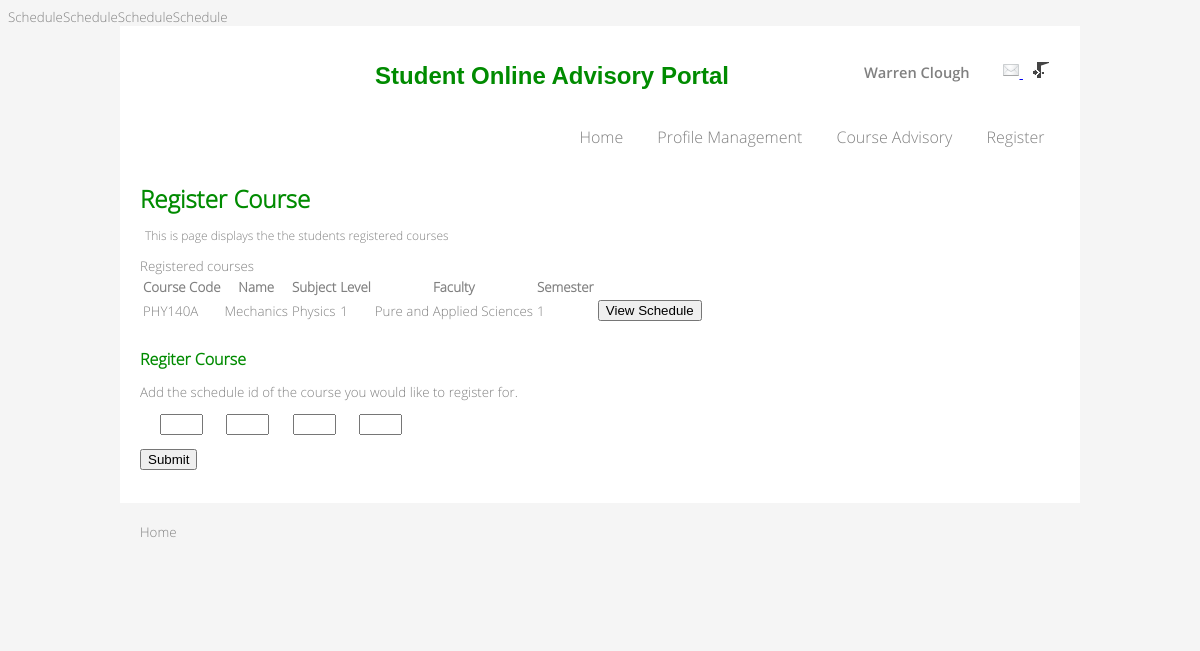
/register_course/index.php (signed in), run on the app's committed database.
### tables this page shows
CREATE TABLE IF NOT EXISTS `course` (
  `id` int(11) NOT NULL AUTO_INCREMENT,
  `title` varchar(30) NOT NULL,
  `subject` varchar(30) NOT NULL,
  `type` varchar(30) NOT NULL,
  `code` varchar(10) NOT NULL,
  `faculty` varchar(30) NOT NULL,
  `simester` int(11) NOT NULL,
  `level` int(11) NOT NULL,
  `credit` int(11) NOT NULL,
  `description` varchar(500) NOT NULL,
  PRIMARY KEY (`id`)
);

### common/php_class/user.php (called while the page is built, shortened)
<?php
	class User
	{
		private $first_name;
		private $last_name;
		private $type;
		public function getFirstName()
		{
			return $this->first_name;
		}
		public function getLastName()
		{
			return $this->last_name;
		}
		public function getType()
		{
			return $this->type;
		}
	}
?>

### register_course/index.php (the view, shortened to what this page needs)
<!DOCTYPE html>
<html>
<head>
	<?php
		include_once '../common/php_class/user.php';
		include_once '../common/php_class/student.php';
		include_once '../common/php_class/course.php';
		$user = $_SESSION['user'];
	?>
	<link rel ="stylesheet" type="text/css" href="../common/stylesheet/
	main_style.css" />
	<link rel ="stylesheet" type="text/css" href="stylesheet/register_course.css" />
	<link rel ="stylesheet" type="text/css" href="../common/stylesheet/navigation_bar.css" />
</head>
<body>
	<?php
		$student = new Student($user->getID(),$user->getType());
	?>
	<div class="wrapper">
		<div class="header" >
			<?php echo get_notification_bar($user->getFirstName(),$user->getLastName()); ?>
			<h1 id="test">Student Online Advisory Portal</h1>
			<?php echo get_navigation_bar($user->getType()); ?>
		</div>
		<div class="content" >
			<dl>
				<dt>
					<h3 >Register Course</h3>
					<dd><p>This is page displays the the students registered courses</p></dd>
				</dt>
			</dl>
			Registered courses
				<table>
				<tr id="table_heading">
					<th>Course Code</th>
					<th>Name</th>
					<th>Subject</th>
					<th>Level</th>
					<th>Faculty</th>
					<th>Semester</th>
					<th></th>
				</tr>
				<?php $i=0;	foreach($student->getRegisteredCourses() as $course){ ?>
					<tr class="rows" onclick=<?php echo $i++ ?> >
						<td><?php echo $course->getCode(); ?></td>
						<td><?php echo $course->getName(); ?></td>
						<td><?php echo $course->getSubject(); ?></td>
						<td><?php echo $course->getLevel(); ?></td>
						<td><?php echo $course->getFaculty(); ?></td>
						<td><?php echo $course->getSimester(); ?></td>
						<td><input type="button" value="View Schedule" onclick="toggleTable('course_id<?php echo $course->getId(); ?>')" /></td>
					</tr>
				<?php } ?>
				</table>
			<h4>Regiter Course</h4>
			<p>
				Add the schedule id of the course you would like to register for.
			</p>
			<form method="POST" action="register.php">
				<p>
					<input class="schedule_fields" type="text" name=""/>
					<input class="schedule_fields" type="text" name=""/>
					<input class="schedule_fields" type="text" name=""/>
					<input class="schedule_fields" type="text" name=""/>
				</p>
				<p>
					<input type="submit" value="Submit" name="submit"/>
				</p>
			</form>
		</div>
		<div class="footer">
			<a href="">Home</a>
		</div>
	</div>
</body>
</html>

### common/stylesheet/main_style.css (style rules this page uses)
h1 { font-family: kocoon, sans-serif; color: #008B00; text-align: center; font-size: 18pt; padding-left: 5em; }
.wrapper { width:960px; margin:00px auto 0px auto; padding-top: 20px; background: white; }
.header h1 { text-align: center; }
.content { clear: both; padding:0px 20px 20px 20px; background: white; overflow: hidden; }
.footer { height:80px; background: whitesmoke; padding: 20px; }
.footer a { text-decoration: none; }
body { background: whitesmoke; font-family: opensans, arial, sans-serif; font-size: 10pt; color: gray ; }
h3 { margin-bottom: 0px; font-size: 18pt; color:#008B00; }
h4 { margin-bottom: 0px; font-size: 12pt; color:#008B00; clear:both; }
dd { font-size: 9pt; margin-left: 5px; }

### register_course/stylesheet/register_course.css (style rules this page uses)
.schedule_fields { width: 35px; margin-left: 20px; }

### data on the page
course: code "PHY140A", title "Mechanics", subject "Physics", level "1", faculty "Pure and Applied Sciences", simester "1"

### other printed values
$first_name "Warren"
$last_name "Clough"
